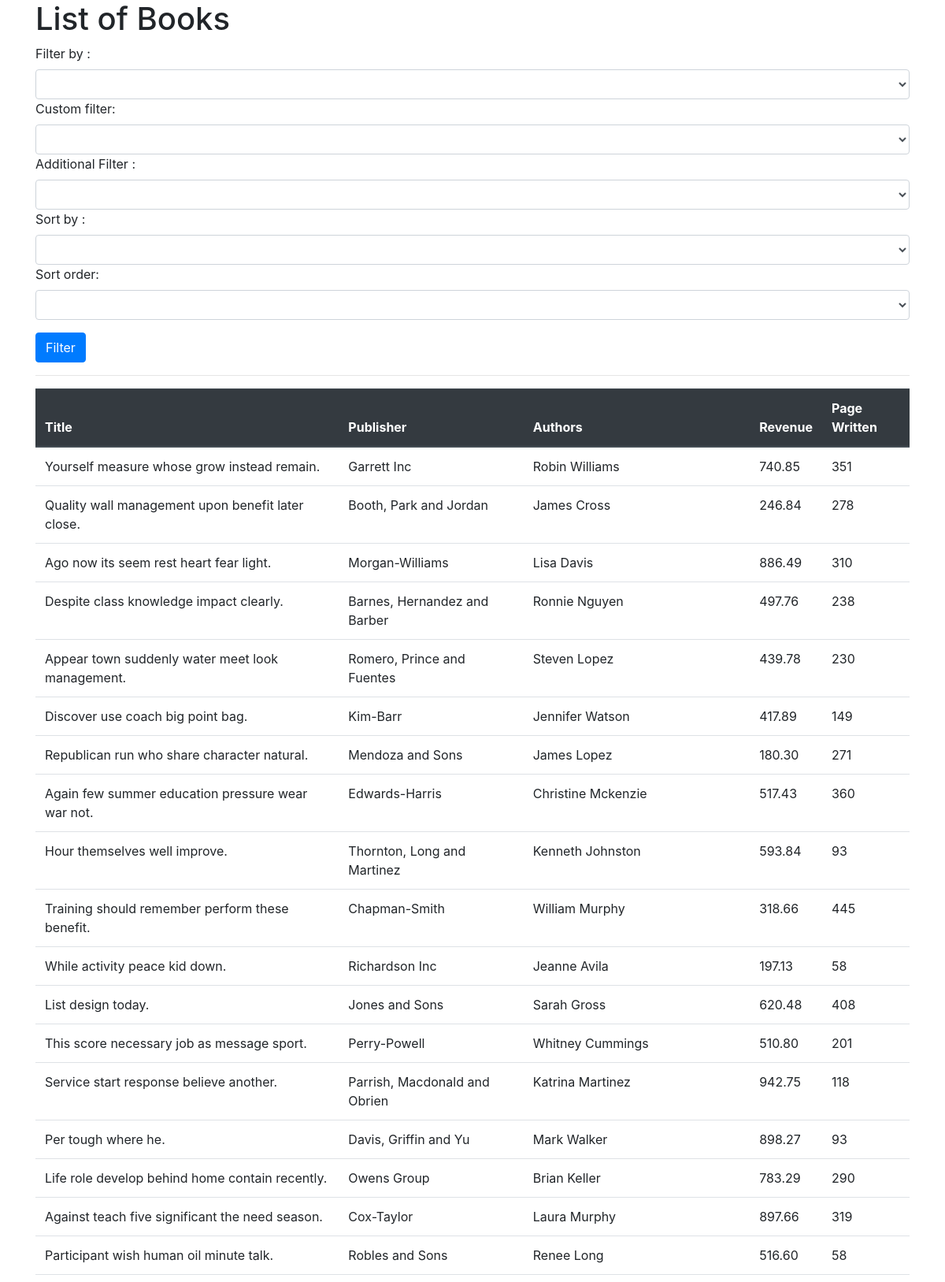
The page / (upper part) on the database its author committed.
### booklist/models.py (models this page shows)
class Book(models.Model):
    title = models.CharField(max_length=200)
    publisher = models.ForeignKey(Publisher, on_delete=models.CASCADE)
    authors = models.ManyToManyField(Author)
    revenue = models.DecimalField(max_digits=10, decimal_places=2)
    pages_written = models.IntegerField()

class Publisher(models.Model):
    name = models.CharField(max_length=100)

class Author(models.Model):
    name = models.CharField(max_length=100)

### booklist/views.py (the view)
# urls.py: path('', views.book_list, name='book_list'),
def book_list(request):
    filter_by = request.GET.get('filter_by',None)
    custom_filter = request.GET.get('custom_filter',None)
    filter_2 = request.GET.get('filter_2',None)
    sort_by = request.GET.get('sort_by',None)
    sort_order = request.GET.get('sort_order',None)
    table_columns = ['Title','Publisher','Authors','Revenue','Page Written']
    books = None
    publishers = None
    authors = None
    books_with_top_publishers = None
    if filter_by and custom_filter:
        if filter_by == 'publisher':
            table_columns = ['Publisher','Number of Authors','Total Pages Written','Total Revenue','Total Revenue Per Page']
            if custom_filter == 'more_author':
                publishers = Publisher.objects.annotate(
                    total_authors=Count('book__authors', distinct=True)).filter(total_authors__gt=1)
            elif custom_filter == '1_author':
                publishers = Publisher.objects.annotate(
                    total_authors=Count('book__authors', distinct=True)).filter(total_authors=1)
            elif custom_filter == 'high_rev_per_page':
                publishers = Publisher.objects.all()
                table_columns.remove('Number of Authors')
            publishers = publishers.annotate(
                total_revenue=Sum('book__revenue'),
                total_pages_written=Sum('book__pages_written')
            )
            publishers = publishers.annotate(
                revenue_per_page=Cast(F('total_revenue'), FloatField()) / F('total_pages_written')
            )
            if sort_by and sort_order:
                if sort_order == 'desc':
                    publishers = publishers.order_by("-revenue_per_page")
                else:
                    publishers = publishers.order_by("revenue_per_page")
        elif filter_by == 'author':
            authors = Author.objects.all()
            table_columns = ['Authors', 'Total Pages Written', 'Total Revenue', 'Total Revenue Per Page']
            if custom_filter == 'high_rev_per_page':
                authors = authors.annotate(
                    total_revenue=Sum('book__revenue'),
                    total_pages_written=Sum('book__pages_written')
                ).annotate(
                    revenue_per_page=Cast(F('total_revenue'), FloatField()) / F('total_pages_written')
                )
                if sort_by and sort_order:
                    if sort_order == 'desc':
                        authors = authors.order_by("-revenue_per_page")
                    else:
                        authors = authors.order_by("revenue_per_page")
        elif filter_by == 'book':
            books_filtered = Book.objects.all()
            if custom_filter == '1_author':
                books_filtered = books_filtered.annotate(
                    author_count=Count('authors')
                ).filter(author_count=1)
            elif custom_filter == 'more_author':
                books_filtered = books_filtered.annotate(
                    author_count=Count('authors')
                ).filter(author_count__gt=1)
            if filter_2 == 'pub_most_rev':
                publishers_with_revenue = Publisher.objects.annotate(
                    total_revenue=Sum('book__revenue')
                )
                publisher_revenue_dict = {publisher.id: publisher.total_revenue for publisher in
                                          publishers_with_revenue}
                books_with_top_publishers = []
                for book in books_filtered:
                    publisher_id = book.publisher_id
                    if publisher_id in publisher_revenue_dict:
                        top_publisher = Publisher.objects.get(id=publisher_id)
                        books_with_top_publishers.append({
                            'book': book,
                            'top_publisher': top_publisher,
                            'publisher_revenue': publisher_revenue_dict[publisher_id]
                        })
                table_columns = ['Title','Top Publisher','Publisher Revenue']
    else :
        books = Book.objects.all()
    template = 'index.html'
    data = {
        'table_columns': table_columns,
        'filter_by': filter_by,
        'custom_filter': custom_filter,
        'filter_2': filter_2,
        'sort_by': sort_by,
        'sort_order': sort_order,
        'publishers': publishers,
        'authors': authors,
        'books': books,
        'books_filtered' : books_with_top_publishers,
    }
    return render(request, template, data)

### booklist/templates/index.html (shortened to what this page needs)
<!DOCTYPE html>
<html lang="en">
<head>
    <link rel="stylesheet" href="https://stackpath.bootstrapcdn.com/bootstrap/4.5.2/css/bootstrap.min.css">
</head>
<body>
    <div class="container">
        <h1>List of Books</h1>
        <form action="/" method="GET">
            <div class="form-group">
                <label for="filter_by">Filter by :</label>
                <select name="filter_by" id="filter_by" class="form-control">
                    <option></option>
                    <option value="author" {% if filter_by == 'author' %} selected {%endif%}>Author</option>
                </select>
                <label for="custom_filter">Custom filter:</label>
                <select name="custom_filter" id="custom_filter" class="form-control">
                    <option value=""></option>
                    <option value="high_rev_per_page" {% if custom_filter == "high_rev_per_page" %}selected{% endif %}>
                    </option>
                </select>
                <label for="filter_2">Additional Filter :</label>
                <select name="filter_2" id="filter_2" class="form-control">
                    <option></option>
                    <option value="pub_most_rev" {% if filter_2 == "pub_most_rev" %}selected{% endif %}>
                    </option>
                </select>
                <label for="sort_by">Sort by :</label>
                <select name="sort_by" id="sort_by" class="form-control">
                    <option></option>
                    <option value="revenue" {% if sort_by == "revenue" %}selected{% endif %}>Revenue</option>
                </select>
                <label for="sort_order">Sort order:</label>
                <select name="sort_order" id="sort_order" class="form-control">
                    <option></option>
                    <option value="asc" {% if sort_order == "asc" %}selected{% endif %}>Ascending</option>
                </select>
            </div>
            <button type="submit" class="btn btn-primary">Filter</button>
        </form>
        <hr>
        {% if publishers %}
        <table class="table">
            <thead class="thead-dark">
                <tr>
                    {% for col in table_columns %}
                    <th>{{col}}</th>
                    {% endfor %}
                </tr>
            </thead>
            <tbody>
                {% for publisher in publishers %}
                <tr>
                    <td>{{ publisher.name }}</td>
                    {% for col in  table_columns %}
                        {% if col == 'Number of Authors' %}
                            <td>{{publisher.total_authors}}</td>
                        {% endif %}
                        {% if col == 'Total Pages Written' %}
                            <td>{{publisher.total_pages_written}}</td>
                        {% endif %}
                        {% if col == 'Total Revenue' %}
                            <td>{{publisher.total_revenue|floatformat:2}}</td>
                        {% endif %}
                        {% if col == 'Total Revenue Per Page' %}
                            <td>{{publisher.revenue_per_page|floatformat:2}}</td>
                        {% endif %}
                    {% endfor %}
                </tr>
                {% endfor %}
            </tbody>
        </table>
        {% elif books %}
        <table class="table">
            <thead class="thead-dark">
                <tr>
                    {% for col in table_columns %}
                    <th>{{col}}</th>
                    {% endfor %}
                </tr>
            </thead>
            <tbody>
                {% for book in books %}
                <tr>
                    <td>{{ book.title }}</td>
                    <td>{{ book.publisher.name }}</td>
                    <td>
                        {% for author in book.authors.all %}
                            {{ author.name }}{% if not forloop.last %}, {% endif %}
                        {% endfor %}
                    </td>
                    <td>{{ book.revenue }}</td>
                    <td>{{ book.pages_written }}</td>
                </tr>
                {% endfor %}
            </tbody>
        </table>
        {% endif %}
    </div>
<br><br>
</body>
</html>

### rows shown on the page
Book: title "Yourself measure whose grow instead remain.", publisher.name "Garrett Inc", revenue "740.85", pages_written "351"
Author: name "Robin Williams"
Book: title "Quality wall management upon benefit later close.", publisher.name "Booth, Park and Jordan", revenue "246.84", pages_written "278"
Author: name "James Cross"
Book: title "Ago now its seem rest heart fear light.", publisher.name "Morgan-Williams", revenue "886.49", pages_written "310"
Author: name "Lisa Davis"
Book: title "Despite class knowledge impact clearly.", publisher.name "Barnes, Hernandez and Barber", revenue "497.76", pages_written "238"
Author: name "Ronnie Nguyen"
Book: title "Appear town suddenly water meet look management.", publisher.name "Romero, Prince and Fuentes", revenue "439.78", pages_written "230"
Author: name "Steven Lopez"
Book: title "Discover use coach big point bag.", publisher.name "Kim-Barr", revenue "417.89", pages_written "149"
Author: name "Jennifer Watson"
Book: title "Republican run who share character natural.", publisher.name "Mendoza and Sons", revenue "180.30", pages_written "271"
Author: name "James Lopez"
Book: title "Again few summer education pressure wear war not.", publisher.name "Edwards-Harris", revenue "517.43", pages_written "360"
Author: name "Christine Mckenzie"
Book: title "Hour themselves well improve.", publisher.name "Thornton, Long and Martinez", revenue "593.84", pages_written "93"
Author: name "Kenneth Johnston"
Book: title "Training should remember perform these benefit.", publisher.name "Chapman-Smith", revenue "318.66", pages_written "445"
Author: name "William Murphy"
Book: title "While activity peace kid down.", publisher.name "Richardson Inc", revenue "197.13", pages_written "58"
Author: name "Jeanne Avila"
Book: title "List design today.", publisher.name "Jones and Sons", revenue "620.48", pages_written "408"
Author: name "Sarah Gross"
Book: title "This score necessary job as message sport.", publisher.name "Perry-Powell", revenue "510.80", pages_written "201"
Author: name "Whitney Cummings"
Book: title "Service start response believe another.", publisher.name "Parrish, Macdonald and Obrien", revenue "942.75", pages_written "118"
Author: name "Katrina Martinez"
Book: title "Per tough where he.", publisher.name "Davis, Griffin and Yu", revenue "898.27", pages_written "93"
Author: name "Mark Walker"
Book: title "Life role develop behind home contain recently.", publisher.name "Owens Group", revenue "783.29", pages_written "290"
Author: name "Brian Keller"
Book: title "Against teach five significant the need season.", publisher.name "Cox-Taylor", revenue "897.66", pages_written "319"
Author: name "Laura Murphy"
Book: title "Participant wish human oil minute talk.", publisher.name "Robles and Sons", revenue "516.60", pages_written "58"
Author: name "Renee Long"

### other values the page prints
{{ col }} "Title" "Publisher" "Authors" "Revenue" "Page Written"
